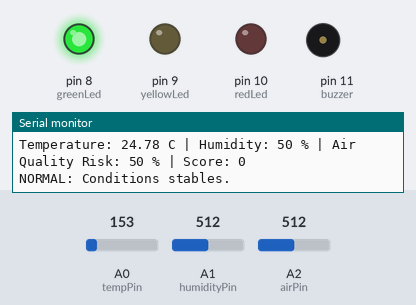
This sketch was run on a simulated Arduino Uno, built with avr-gcc and run on an emulated ATmega328P. On the bench: output pins drawn as LEDs (lit = HIGH), buzzer (waves = sounding), the last lines printed to the serial monitor. Inputs (shaded band) come from the test bench; at power-on: A0 (tempPin) = 153, A1 (humidityPin) = 512, A2 (airPin) = 512.

Above: at 2.8 s.
2.9 s: A0 (tempPin) set to 165
5.6 s: A0 (tempPin) set to 184
At 7.4 s:
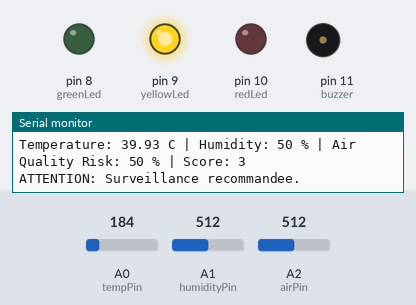
8.3 s: A1 (humidityPin) set to 866
14.3 s: A1 (humidityPin) set to 889
At 14.8 s:
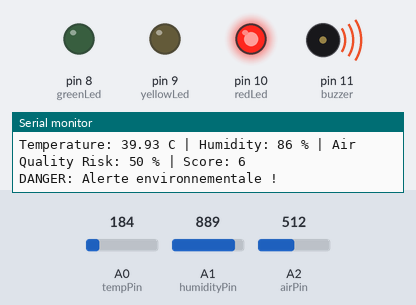
17.0 s: A1 (humidityPin) set to 716
At 19.0 s:
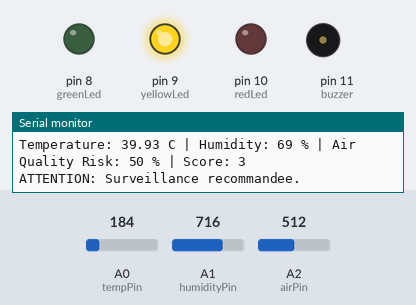
19.9 s: A1 (humidityPin) set to 900
At 21.1 s:
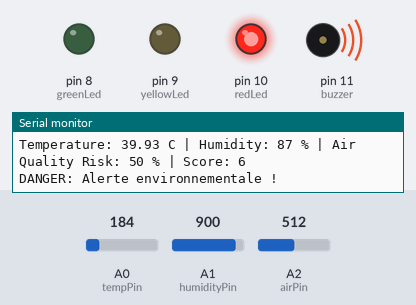
Timing chart, 0 to 22.9 s (numbered marks = the images above; inputs shaded):
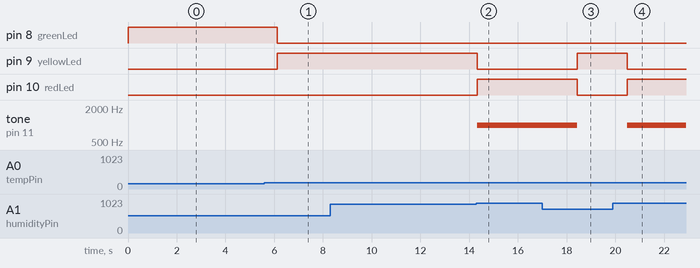

The sketch:

preservation_plantes.ino
```cpp
// ===============================
// Déclaration des pins
// ===============================

// Capteurs analogiques
int tempPin = A0;
int humidityPin = A1;
int airPin = A2;

// LEDs et buzzer
int greenLed = 8;
int yellowLed = 9;
int redLed = 10;
int buzzer = 11;


// ===============================
// Initialisation
// ===============================
void setup() {
  Serial.begin(9600); // Démarrer le moniteur série

  // Configuration des sorties
  pinMode(greenLed, OUTPUT);
  pinMode(yellowLed, OUTPUT);
  pinMode(redLed, OUTPUT);
  pinMode(buzzer, OUTPUT);
}


// ===============================
// Boucle principale
// ===============================
void loop() {

  // Lecture et conversion de la température
  int tempValue = analogRead(tempPin);
  float voltage = tempValue * (5.0 / 1023.0);
  float temperature = (voltage - 0.5) * 100;

  // Lecture et conversion de l’humidité
  int humidity = map(analogRead(humidityPin), 0, 1023, 0, 100);

  // Lecture et conversion de la qualité de l’air
  int airQuality = map(analogRead(airPin), 0, 1023, 0, 100);


  // ===============================
  // Calcul du score de risque
  // ===============================
  int score = 0;

  if (temperature > 30) score += 1;
  if (temperature > 35) score += 2;

  if (humidity > 70) score += 1;
  if (humidity > 85) score += 2;

  if (airQuality > 60) score += 1;
  if (airQuality > 80) score += 2;


  // ===============================
  // Affichage dans Serial Monitor
  // ===============================
  Serial.print("Temperature: ");
  Serial.print(temperature);
  Serial.print(" C | Humidity: ");
  Serial.print(humidity);
  Serial.print(" % | Air Quality Risk: ");
  Serial.print(airQuality);
  Serial.print(" % | Score: ");
  Serial.println(score);


  // ===============================
  // Décision automatique
  // ===============================
  if (score <= 2) {
    // Conditions normales
    digitalWrite(greenLed, HIGH);
    digitalWrite(yellowLed, LOW);
    digitalWrite(redLed, LOW);
    noTone(buzzer);
    Serial.println("NORMAL: Conditions stables.");
  }
  else if (score <= 4) {
    // Conditions à surveiller
    digitalWrite(greenLed, LOW);
    digitalWrite(yellowLed, HIGH);
    digitalWrite(redLed, LOW);
    noTone(buzzer);
    Serial.println("ATTENTION: Surveillance recommandee.");
  }
  else {
    // Conditions dangereuses
    digitalWrite(greenLed, LOW);
    digitalWrite(yellowLed, LOW);
    digitalWrite(redLed, HIGH);
    tone(buzzer, 1000);
    Serial.println("DANGER: Alerte environnementale !");
  }

  delay(2000); // Attendre 2 secondes
}
```

Measured:
- the behaviour switches between 173 and 174 on A0 (tempPin) (found by bisection; images 0 and 1)
- the behaviour switches between 879 and 880 on A1 (humidityPin) (found by bisection; images 1 and 2)
- after the input at 5.6 s, pin 8 (greenLed): HIGH → LOW after 0.53 s; pin 9 (yellowLed): LOW → HIGH after 0.53 s
- after the input at 14.3 s, pin 9 (yellowLed): HIGH → LOW at once; pin 10 (redLed): LOW → HIGH at once; tone on pin 11 (buzzer): silent → 1000 Hz at once
- after the input at 17.0 s, pin 9 (yellowLed): LOW → HIGH after 1.4 s; pin 10 (redLed): HIGH → LOW after 1.4 s; tone on pin 11 (buzzer): 1000 Hz → silent after 1.4 s
- after the input at 19.9 s, pin 9 (yellowLed): HIGH → LOW after 0.58 s; pin 10 (redLed): LOW → HIGH after 0.58 s; tone on pin 11 (buzzer): silent → 1000 Hz after 0.58 s
